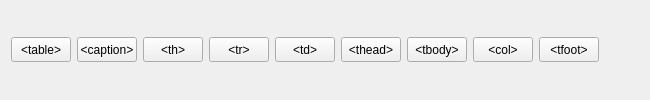
        <widget class="QWidget" name="tab_3">
         <attribute name="title">
          <string notr="true">Tabela</string>
         </attribute>
         <layout class="QHBoxLayout" name="horizontalLayout_4">
          <item>
           <widget class="QPushButton" name="btn_table">
            <property name="minimumSize">
             <size>
              <width>60</width>
              <height>25</height>
             </size>
            </property>
            <property name="maximumSize">
             <size>
              <width>60</width>
              <height>25</height>
             </size>
            </property>
            <property name="cursor">
             <cursorShape>PointingHandCursor</cursorShape>
            </property>
            <property name="toolTip">
             <string>Wstaw tabelę</string>
            </property>
            <property name="text">
             <string notr="true">&lt;table&gt;</string>
            </property>
           </widget>
          </item>
          <item>
           <widget class="QPushButton" name="btn_caption">
            <property name="minimumSize">
             <size>
              <width>60</width>
              <height>25</height>
             </size>
            </property>
            <property name="maximumSize">
             <size>
              <width>60</width>
              <height>25</height>
             </size>
            </property>
            <property name="cursor">
             <cursorShape>PointingHandCursor</cursorShape>
            </property>
            <property name="toolTip">
             <string>Nagłówek tabeli</string>
            </property>
            <property name="text">
             <string notr="true">&lt;caption&gt;</string>
            </property>
           </widget>
          </item>
          <item>
           <widget class="QPushButton" name="btn_th">
            <property name="minimumSize">
             <size>
              <width>60</width>
              <height>25</height>
             </size>
            </property>
            <property name="maximumSize">
             <size>
              <width>60</width>
              <height>25</height>
             </size>
            </property>
            <property name="cursor">
             <cursorShape>PointingHandCursor</cursorShape>
            </property>
            <property name="toolTip">
             <string>Nagłówek kolumny</string>
            </property>
            <property name="text">
             <string notr="true">&lt;th&gt;</string>
            </property>
           </widget>
          </item>
          <item>
           <widget class="QPushButton" name="btn_tr">
            <property name="minimumSize">
             <size>
              <width>60</width>
              <height>25</height>
             </size>
            </property>
            <property name="maximumSize">
             <size>
              <width>60</width>
              <height>25</height>
             </size>
            </property>
            <property name="cursor">
             <cursorShape>PointingHandCursor</cursorShape>
            </property>
            <property name="toolTip">
             <string>Wiersz tabeli</string>
            </property>
            <property name="text">
             <string notr="true">&lt;tr&gt;</string>
            </property>
           </widget>
          </item>
          <item>
           <widget class="QPushButton" name="btn_td">
            <property name="minimumSize">
             <size>
              <width>60</width>
              <height>25</height>
             </size>
            </property>
            <property name="maximumSize">
             <size>
              <width>60</width>
              <height>25</height>
             </size>
            </property>
            <property name="cursor">
             <cursorShape>PointingHandCursor</cursorShape>
            </property>
            <property name="toolTip">
             <string>Komórka tabeli</string>
            </property>
            <property name="text">
             <string notr="true">&lt;td&gt;</string>
            </property>
           </widget>
          </item>
          <item>
           <widget class="QPushButton" name="btn_thead">
            <property name="minimumSize">
             <size>
              <width>60</width>
              <height>25</height>
             </size>
            </property>
            <property name="maximumSize">
             <size>
              <width>60</width>
              <height>25</height>
             </size>
            </property>
            <property name="cursor">
             <cursorShape>PointingHandCursor</cursorShape>
            </property>
            <property name="toolTip">
             <string>Rozgraniczenie komórek nagłówka tabeli</string>
            </property>
            <property name="text">
             <string notr="true">&lt;thead&gt;</string>
            </property>
           </widget>
          </item>
          <item>
           <widget class="QPushButton" name="btn_tbody">
            <property name="minimumSize">
             <size>
              <width>60</width>
              <height>25</height>
             </size>
            </property>
            <property name="maximumSize">
             <size>
              <width>60</width>
              <height>25</height>
             </size>
            </property>
            <property name="cursor">
             <cursorShape>PointingHandCursor</cursorShape>
            </property>
            <property name="toolTip">
             <string>Rozgraniczenie ciała tabeli</string>
            </property>
            <property name="text">
             <string notr="true">&lt;tbody&gt;</string>
            </property>
           </widget>
          </item>
          <item>
           <widget class="QPushButton" name="btn_col">
            <property name="minimumSize">
             <size>
              <width>60</width>
              <height>25</height>
             </size>
            </property>
            <property name="maximumSize">
             <size>
              <width>60</width>
              <height>25</height>
             </size>
            </property>
            <property name="cursor">
             <cursorShape>PointingHandCursor</cursorShape>
            </property>
            <property name="toolTip">
             <string>Oznacza kolumny w obrębie znacznika &lt;colgroup&gt;</string>
            </property>
            <property name="text">
             <string notr="true">&lt;col&gt;</string>
            </property>
           </widget>
          </item>
          <item>
           <widget class="QPushButton" name="btn_tfoot">
            <property name="minimumSize">
             <size>
              <width>60</width>
              <height>25</height>
             </size>
            </property>
            <property name="maximumSize">
             <size>
              <width>60</width>
              <height>25</height>
             </size>
            </property>
            <property name="cursor">
             <cursorShape>PointingHandCursor</cursorShape>
            </property>
            <property name="toolTip">
             <string>Stopka tabeli</string>
            </property>
            <property name="text">
             <string notr="true">&lt;tfoot&gt;</string>
            </property>
           </widget>
          </item>
          <item>
           <spacer name="horizontalSpacer_5">
            <property name="orientation">
             <enum>Qt::Horizontal</enum>
            </property>
            <property name="sizeHint" stdset="0">
             <size>
              <width>40</width>
              <height>20</height>
             </size>
            </property>
           </spacer>
          </item>
         </layout>
        </widget>
